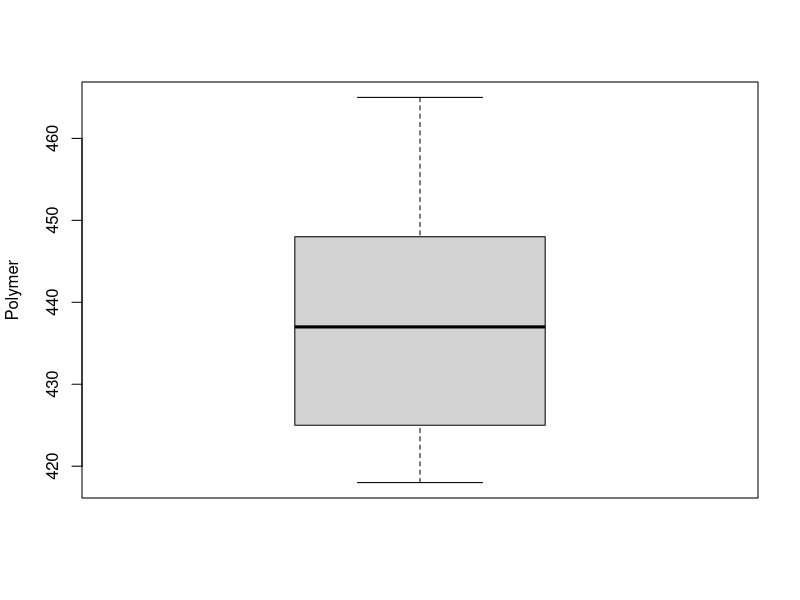
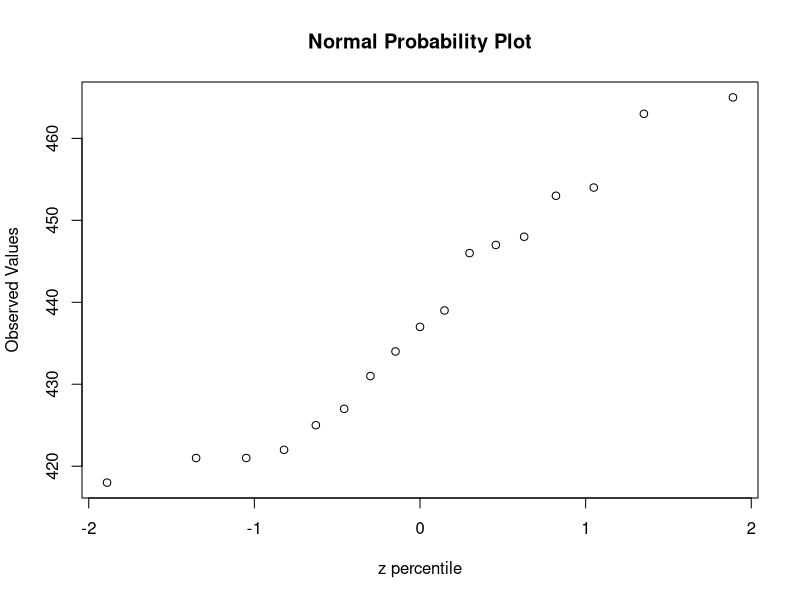

Write the R code that produced these figures, in order.
# Caroline Vantiem
# STAT 355 - Proj2
# Question 3 - 7.33 

lower<-numeric()
upper<-numeric()
percentile<-numeric()

sample<-c(418,421,421,422,425,427,431,
          434,437,439,446,447,448,453,
          454,463,465)

for (i in 1:17) {
  percentile[i]<-qnorm(p=(i-.5)/17, mean=0, sd=1)
}

# a.) box-plot
boxplot(sample, ylab = "Polymer")

# b.) box-plot/normal probability plot
plot(percentile, sort(sample), xlab= 'z percentile',
     ylab='Observed Values', main='Normal Probability Plot')

# c.) two-sided 95% CI for true average degree of polymerization
lower = mean(sample)-2.120*sd(sample)/sqrt(17)
upper = mean(sample)+2.120*sd(sample)/sqrt(17)
